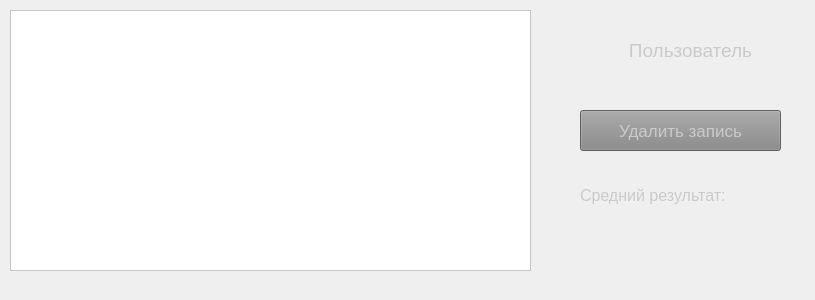
<?xml version="1.0" encoding="UTF-8"?>
<ui version="4.0">
 <class>Form</class>
 <widget class="QWidget" name="Form">
  <property name="geometry">
   <rect>
    <x>0</x>
    <y>0</y>
    <width>815</width>
    <height>300</height>
   </rect>
  </property>
  <property name="windowTitle">
   <string>Просмотр записей</string>
  </property>
  <property name="styleSheet">
   <string notr="true"/>
  </property>
  <widget class="QTableWidget" name="recordings_table">
   <property name="geometry">
    <rect>
     <x>10</x>
     <y>10</y>
     <width>521</width>
     <height>261</height>
    </rect>
   </property>
   <property name="styleSheet">
    <string notr="true">color: black;
background-color: white;</string>
   </property>
  </widget>
  <widget class="QLabel" name="username_label">
   <property name="geometry">
    <rect>
     <x>590</x>
     <y>10</y>
     <width>201</width>
     <height>81</height>
    </rect>
   </property>
   <property name="font">
    <font>
     <pointsize>14</pointsize>
    </font>
   </property>
   <property name="styleSheet">
    <string notr="true">color: rgb(202, 202, 202)</string>
   </property>
   <property name="text">
    <string>Пользователь</string>
   </property>
   <property name="alignment">
    <set>Qt::AlignCenter</set>
   </property>
   <property name="wordWrap">
    <bool>true</bool>
   </property>
  </widget>
  <widget class="QPushButton" name="delete_btn">
   <property name="geometry">
    <rect>
     <x>580</x>
     <y>110</y>
     <width>201</width>
     <height>41</height>
    </rect>
   </property>
   <property name="font">
    <font>
     <pointsize>13</pointsize>
    </font>
   </property>
   <property name="styleSheet">
    <string notr="true">background-color:rgb(135, 135, 135);
color: rgb(202, 202, 202)</string>
   </property>
   <property name="text">
    <string>Удалить запись</string>
   </property>
  </widget>
  <widget class="QLabel" name="background">
   <property name="geometry">
    <rect>
     <x>-10</x>
     <y>0</y>
     <width>831</width>
     <height>301</height>
    </rect>
   </property>
   <property name="text">
    <string/>
   </property>
   <property name="pixmap">
    <pixmap>../../../Downloads/WhatsApp Image 2022-07-25 at 23.17.49.jpeg</pixmap>
   </property>
  </widget>
  <widget class="QLabel" name="average_result_label">
   <property name="geometry">
    <rect>
     <x>580</x>
     <y>180</y>
     <width>231</width>
     <height>31</height>
    </rect>
   </property>
   <property name="font">
    <font>
     <pointsize>12</pointsize>
    </font>
   </property>
   <property name="styleSheet">
    <string notr="true">color: rgb(202, 202, 202)</string>
   </property>
   <property name="text">
    <string>Средний результат: </string>
   </property>
  </widget>
  <zorder>background</zorder>
  <zorder>recordings_table</zorder>
  <zorder>username_label</zorder>
  <zorder>delete_btn</zorder>
  <zorder>average_result_label</zorder>
 </widget>
 <resources/>
 <connections/>
</ui>
